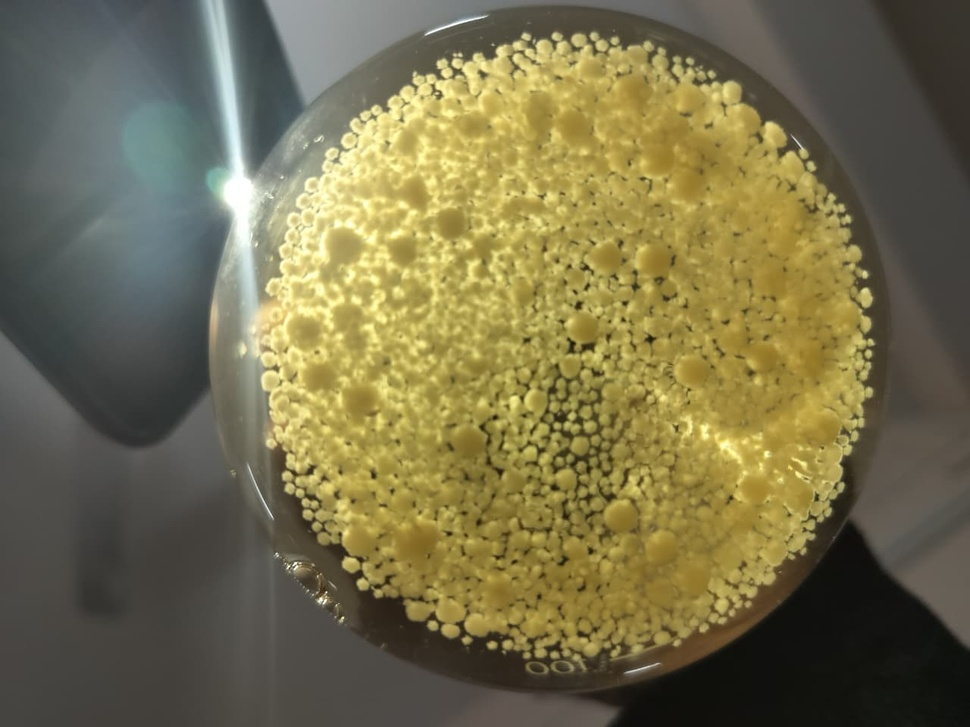
#> input picture Images/1.2/day3/image_1.jpeg, 970 x 727 px, shrunk from 1280 x 960 before the run, found by its file name
$ python extract_features.py   (older library calls are emulated)
#> lines starting #> are read from the running program, lines starting #| are printed output that depends on the picture; after the words box and inside, x2 and y2 are one past the last pixel; in counts of white or black regions, pixels touching at a corner belong together; long printed decimals are rounded
import cv2
import numpy as np

# Utility functions


def crop_bottom_roi(img, bottom_ratio=0.4):
    """
    Crop bottom portion of image where biomass is present
    """
    h, w = img.shape[:2]
    start_y = int(h * (1 - bottom_ratio))
    return img[start_y:h, :]


def mask_side_walls(img, side_ratio=0.12):
    """
    Remove left and right curved glass wall regions
    """
    h, w = img.shape[:2]
    left = int(w * side_ratio)
    right = int(w * (1 - side_ratio))
    return img[:, left:right]


def preprocess_image(img):
    """
    Full preprocessing pipeline
    """
    # Step 1: Crop bottom ROI
    roi = crop_bottom_roi(img, bottom_ratio=0.4)

    # Step 2: Mask side walls
    roi = mask_side_walls(roi, side_ratio=0.12)

    # Step 3: Convert to LAB
    lab = cv2.cvtColor(roi, cv2.COLOR_BGR2LAB)
    L, A, B = cv2.split(lab)

    # Step 4: Mild smoothing (preserve pellets)
    L_blur = cv2.GaussianBlur(L, (3, 3), 0)

    return roi, L_blur, B


# Feature extractors


def compute_blob_features(L_img):
    """
    Pellet-based features (mainly Day-3)
    """
    # Invert because pellets are bright
    _, thresh = cv2.threshold(L_img, 0, 255,
                              cv2.THRESH_BINARY + cv2.THRESH_OTSU)

    kernel = np.ones((3, 3), np.uint8)
    clean = cv2.morphologyEx(thresh, cv2.MORPH_OPEN, kernel)

    contours, _ = cv2.findContours(clean, cv2.RETR_EXTERNAL,
                                   cv2.CHAIN_APPROX_SIMPLE)

    areas = [cv2.contourArea(c) for c in contours if cv2.contourArea(c) > 20]

    if len(areas) == 0:
        return {
            "blob_count": 0,
            "mean_blob_area": 0,
            "blob_area_fraction": 0,
            "blob_size_std": 0
        }

    total_area = L_img.shape[0] * L_img.shape[1]

    return {
        "blob_count": len(areas),
        "mean_blob_area": np.mean(areas),
        "blob_area_fraction": np.sum(areas) / total_area,
        "blob_size_std": np.std(areas)
    }


def compute_sediment_features(L_img):
    """
    Sedimentation geometry features (mainly Day-6)
    """
    # Dark regions = sediment
    _, thresh = cv2.threshold(L_img, 0, 255,
                              cv2.THRESH_BINARY_INV + cv2.THRESH_OTSU)

    h, w = thresh.shape

    # Sediment height estimation
    row_sum = np.sum(thresh > 0, axis=1)
    sediment_rows = np.where(row_sum > 0.3 * w)[0]

    if len(sediment_rows) == 0:
        sediment_height = 0
    else:
        sediment_height = (sediment_rows[-1] - sediment_rows[0]) / h

    sediment_area_fraction = np.sum(thresh > 0) / (h * w)

    return {
        "sediment_height_ratio": sediment_height,
        "sediment_area_fraction": sediment_area_fraction
    }


def compute_universal_features(L_img):
    """
    Features useful for both Day-3 and Day-6
    """
    h, w = L_img.shape

    mean_L = np.mean(L_img)
    std_L = np.std(L_img)

    # Dark pixel fraction
    dark_pixels = np.sum(L_img < mean_L)
    dark_fraction = dark_pixels / (h * w)

    # Vertical centroid of intensity
    y_indices = np.arange(h).reshape(-1, 1)
    centroid_y = np.sum(y_indices * L_img) / np.sum(L_img)
    centroid_y_norm = centroid_y / h

    # Texture / sharpness
    laplacian_var = cv2.Laplacian(L_img, cv2.CV_64F).var()

    return {
        "mean_L_bottom": mean_L,
        "std_L_bottom": std_L,
        "dark_pixel_fraction": dark_fraction,
        "vertical_centroid": centroid_y_norm,
        "laplacian_variance": laplacian_var
    }


# MASTER FUNCTION


def extract_features(image_path):
    """
    Final feature extraction entry point
    """
#> called with image_path = 'images/1.2/day3/image_1.jpeg'
    img = cv2.imread(image_path)
#> img is the input picture: shape (727, 970, 3); mean B, G, R 76.5, 111.4, 118.3

    if img is None:
        raise ValueError(f"Could not read image: {image_path}")

    roi, L_img, B_img = preprocess_image(img)
#> in crop_bottom_roi, `return img[start_y:h, :]`:
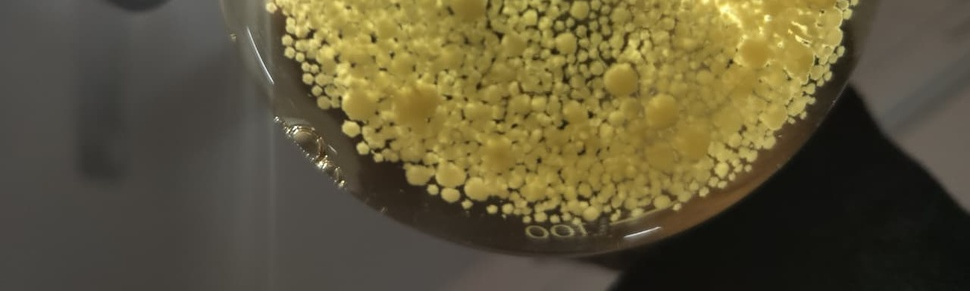
#> returned value: shape (291, 970, 3); mean of channels 0, 1, 2 57.5, 85.9, 94.3; drawn as B, G, R
#> in mask_side_walls, `return img[:, left:right]`:
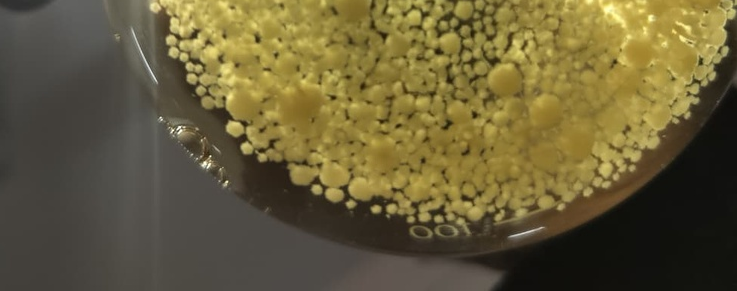
#> returned value: shape (291, 737, 3); mean of channels 0, 1, 2 57.4, 93.2, 103.5; drawn as B, G, R
#> in preprocess_image, `lab = cv2.cvtColor(roi, cv2.COLOR_BGR2LAB)`: lab: shape (291, 737, 3); mean of channels 0, 1, 2 99.5, 127.2, 148.7
#> in preprocess_image, `L, A, B = cv2.split(lab)`:
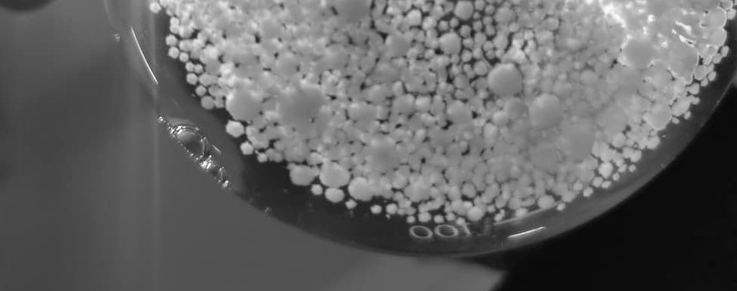
#> L: shape (291, 737); min 9, max 254, mean 99.5
#> in preprocess_image, `L, A, B = cv2.split(lab)`:
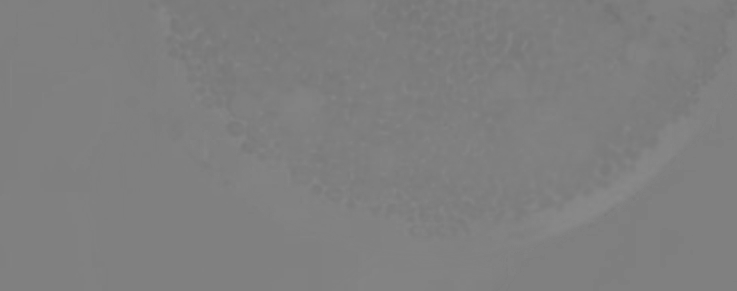
#> A: shape (291, 737); min 115, max 138, mean 127.2
#> in preprocess_image, `L, A, B = cv2.split(lab)`:
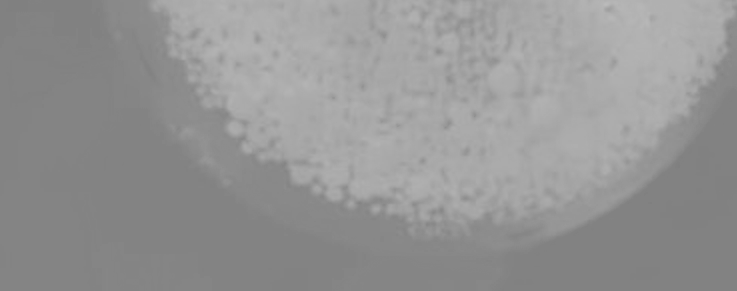
#> B: shape (291, 737); min 127, max 187, mean 148.7

    features = {}

    # Universal
    features.update(compute_universal_features(L_img))
#> in compute_universal_features, `mean_L = np.mean(L_img)`: mean_L = 99.52
#> in compute_universal_features, `std_L = np.std(L_img)`: std_L = 47.93
#> in compute_universal_features, `dark_pixels = np.sum(L_img < mean_L)`: dark_pixels = 117494
#> in compute_universal_features, `dark_fraction = dark_pixels / (h * w)`: dark_fraction = 0.548
#> in compute_universal_features, `centroid_y = np.sum(y_indices * L_img) / np.sum(L_img)`: centroid_y = 120.5
#> in compute_universal_features, `centroid_y_norm = centroid_y / h`: centroid_y_norm = 0.414
#> in compute_universal_features, `laplacian_var = cv2.Laplacian(L_img, cv2.CV_64F).var()`: laplacian_var = 37.21

    # Pellet morphology
    features.update(compute_blob_features(L_img))
#> in compute_blob_features, `_, thresh = cv2.threshold(L_img, 0, 255, cv2.THRESH_BINARY + cv2.THRES..`:
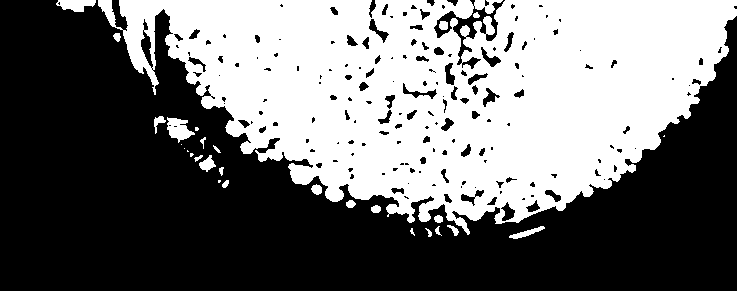
#> thresh: shape (291, 737); 43.6% white; 29 white regions (8 under 20 px), largest, box (x1, y1, x2, y2) and area: (98, 0, 737, 235) 91554, (167, 117, 195, 143) 408, (56, 0, 96, 12) 331
#> in compute_blob_features, `clean = cv2.morphologyEx(thresh, cv2.MORPH_OPEN, kernel)`:
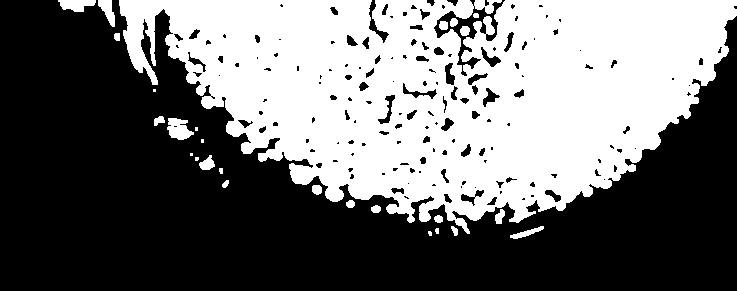
#> clean: shape (291, 737); 43.4% white; 27 white regions (6 under 20 px)
#> in compute_blob_features, `contours, _ = cv2.findContours(clean, cv2.RETR_EXTERNAL, cv2.CHAIN_APP..`: contours = 27 contours, 9 with area under 20; largest, box (x1, y1, x2, y2) and area: (119, 0, 737, 234) 93404, (167, 118, 194, 140) 350, (58, 0, 96, 12) 276, (98, 0, 115, 27) 215, (510, 226, 544, 239) 127
#> in compute_blob_features, `areas = [cv2.contourArea(c) for c in contours if cv2.contourArea(c) > ..`: areas = [127, 33.5, 44.5, 79.5, 51, 46, 70, 28, 125, 350.5, 56.5, 32.5, 67, 57.5, 45, 93404, 215, 275.5]

    # Sedimentation geometry
    features.update(compute_sediment_features(L_img))
#> in compute_sediment_features, `row_sum = np.sum(thresh > 0, axis=1)`: row_sum = 291 values, max 737 at index 239, min 95 at index 1, mean 415.9
#> in compute_sediment_features, `sediment_rows = np.where(row_sum > 0.3 * w)[0]`: sediment_rows = 227 values from 58 to 290
#> in compute_sediment_features, `sediment_height = (sediment_rows[-1] - sediment_rows[0]) / h`: sediment_height = 0.797
#> in compute_sediment_features, `sediment_area_fraction = np.sum(thresh > 0) / (h * w)`: sediment_area_fraction = 0.564

    return features


# TEST


if __name__ == "__main__":
    test_img = "images/1.2/day3/image_1.jpeg"
    feats = extract_features(test_img)
#> feats = 11 items
    for k, v in feats.items():
        print(f"{k}: {v}")
#> this loop made 11 passes
#> (k, v) on passes 1 to 11: ('mean_L_bottom', 99.52), ('std_L_bottom', 47.93), ('dark_pixel_fraction', 0.548), ('vertical_centroid', 0.414), ('laplacian_variance', 37.21), ('blob_count', 18), ('mean_blob_area', 5283.8), ('blob_area_fraction', 0.443), ('blob_size_std', 21372.5), ('sediment_height_ratio', 0.797), ('sediment_area_fraction', 0.564)
#| mean_L_bottom: 99.520
#| std_L_bottom: 47.930
#| dark_pixel_fraction: 0.5478
#| vertical_centroid: 0.4142
#| laplacian_variance: 37.207
#| blob_count: 18
#| mean_blob_area: 5283.778
#| blob_area_fraction: 0.4435
#> (further printed lines are left out)

$ run again, with Images/1.2/day3/image_10.jpeg copied over Images/1.2/day3/image_1.jpeg
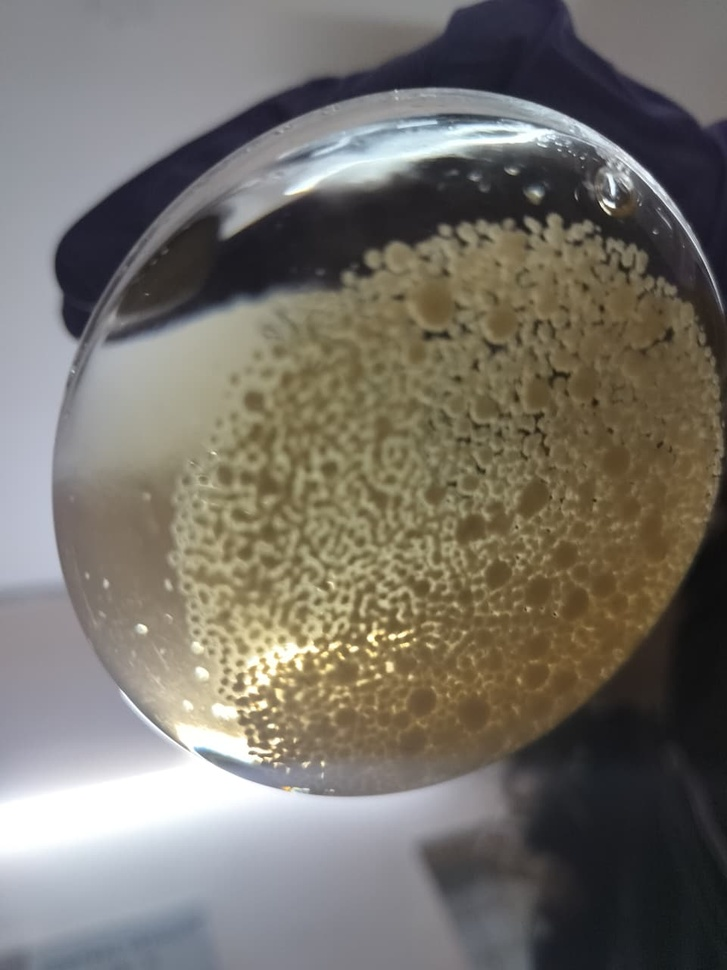
#> input picture Images/1.2/day3/image_10.jpeg, 727 x 970 px, shrunk from 960 x 1280 before the run, found by its file name
#> in extract_features, img is the input picture: shape (970, 727, 3); mean B, G, R 106, 113.8, 118.4
#> lab: shape (388, 552, 3); mean of channels 0, 1, 2 134.5, 129.2, 133.8
#> in preprocess_image, `L, A, B = cv2.split(lab)`:
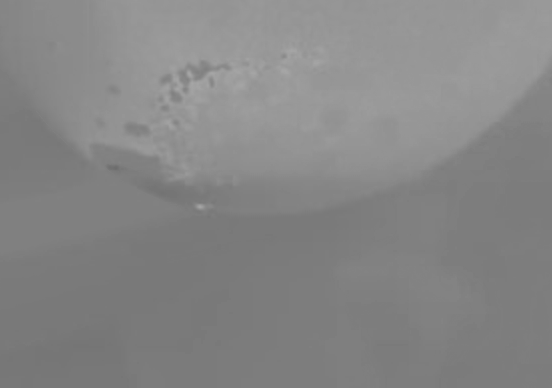
#> B: shape (388, 552); min 109, max 166, mean 133.8
#> mean_L = 134.5
#> std_L = 59.92
#> dark_pixels = 103795
#> dark_fraction = 0.485
#> centroid_y = 190.4
#> centroid_y_norm = 0.491
#> laplacian_var = 19.79
#> in compute_blob_features, `clean = cv2.morphologyEx(thresh, cv2.MORPH_OPEN, kernel)`:
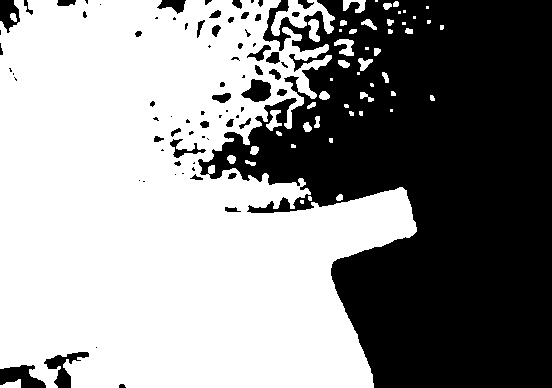
#> clean: shape (388, 552); 56.9% white; 77 black regions (35 under 20 px)
#> contours = 53 contours, 25 with area under 20; largest, box (x1, y1, x2, y2) and area: (0, 0, 417, 388) 119502, (271, 0, 335, 36) 890, (334, 39, 354, 56) 163, (308, 19, 320, 42) 162, (343, 0, 366, 13) 131
#> areas = 28 values, max 119502 at index 27, min 22 at index 24, mean 4354.3
#> row_sum = 388 values, max 360 at index 151, min 135 at index 227, mean 236.1
#> sediment_rows = 356 values from 0 to 387
#> sediment_height = 0.997
#> sediment_area_fraction = 0.428
#> feats = 11 items
#> the loop `for k, v in feats.items():` made 11 passes
#> (k, v) on passes 1 to 8: ('mean_L_bottom', 134.5), ('std_L_bottom', 59.92), ('dark_pixel_fraction', 0.485), ('vertical_centroid', 0.491), ('laplacian_variance', 19.79), ('blob_count', 28), ('mean_blob_area', 4354.3), ('blob_area_fraction', 0.569)
#> (printed output is left out)

$ run again, with Images/1.2/day3/image_11.jpeg copied over Images/1.2/day3/image_1.jpeg
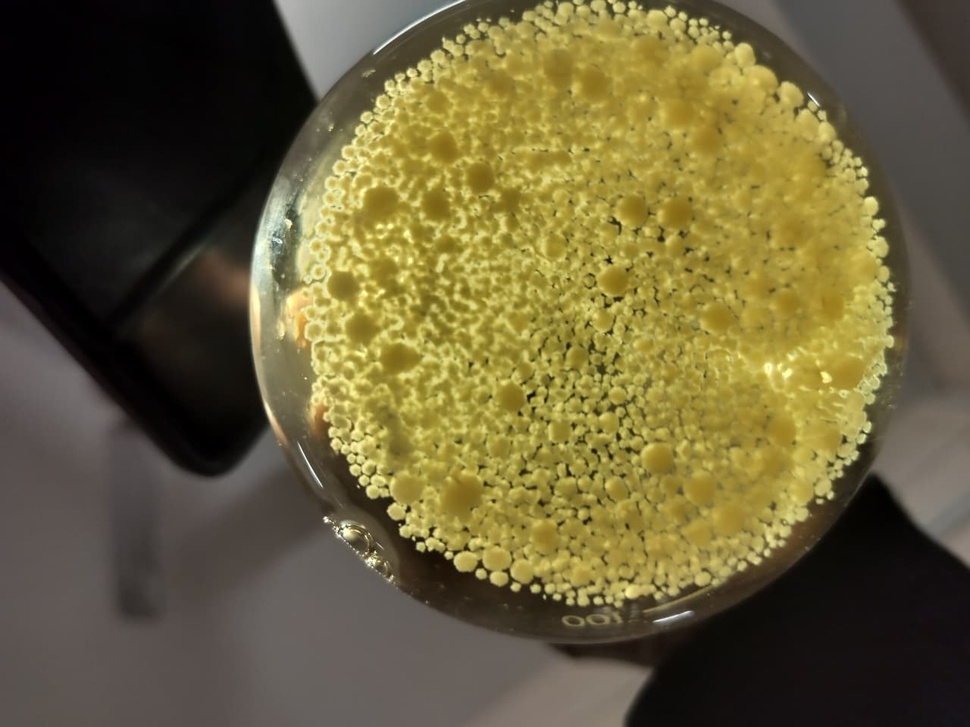
#> input picture Images/1.2/day3/image_11.jpeg, 970 x 727 px, shrunk from 1280 x 960 before the run, found by its file name
#> in extract_features, img is the input picture: shape (727, 970, 3); mean B, G, R 57.9, 95.7, 105.2
#> lab: shape (291, 737, 3); mean of channels 0, 1, 2 96.2, 127.9, 144.3
#> in preprocess_image, `L, A, B = cv2.split(lab)`:
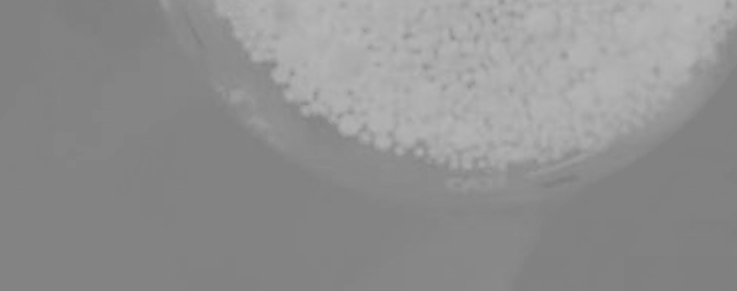
#> B: shape (291, 737); min 126, max 184, mean 144.3
#> mean_L = 96.2
#> std_L = 51.36
#> dark_pixels = 100167
#> dark_fraction = 0.467
#> centroid_y = 127.7
#> centroid_y_norm = 0.439
#> laplacian_var = 43.64
#> in compute_blob_features, `clean = cv2.morphologyEx(thresh, cv2.MORPH_OPEN, kernel)`:
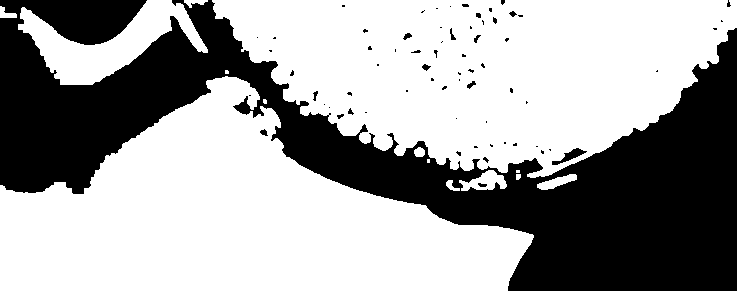
#> clean: shape (291, 737); 63.3% white; 68 black regions (53 under 20 px)
#> contours = 14 contours, 5 with area under 20; largest, box (x1, y1, x2, y2) and area: (212, 0, 737, 178) 63856, (0, 76, 534, 291) 63579, (18, 0, 208, 85) 6208, (459, 170, 507, 191) 510, (537, 174, 577, 190) 268
#> areas = [56.5, 268.5, 510, 73, 63579, 88.5, 63856, 72, 6208]
#> row_sum = 291 values, max 480 at index 169, min 135 at index 17, mean 269.6
#> sediment_rows = 188 values from 64 to 290
#> sediment_height = 0.777
#> sediment_area_fraction = 0.366
#> feats = 11 items
#> the loop `for k, v in feats.items():` made 11 passes
#> (k, v) on passes 1 to 8: ('mean_L_bottom', 96.2), ('std_L_bottom', 51.36), ('dark_pixel_fraction', 0.467), ('vertical_centroid', 0.439), ('laplacian_variance', 43.64), ('blob_count', 9), ('mean_blob_area', 14967.9), ('blob_area_fraction', 0.628)
#> (printed output is left out)
